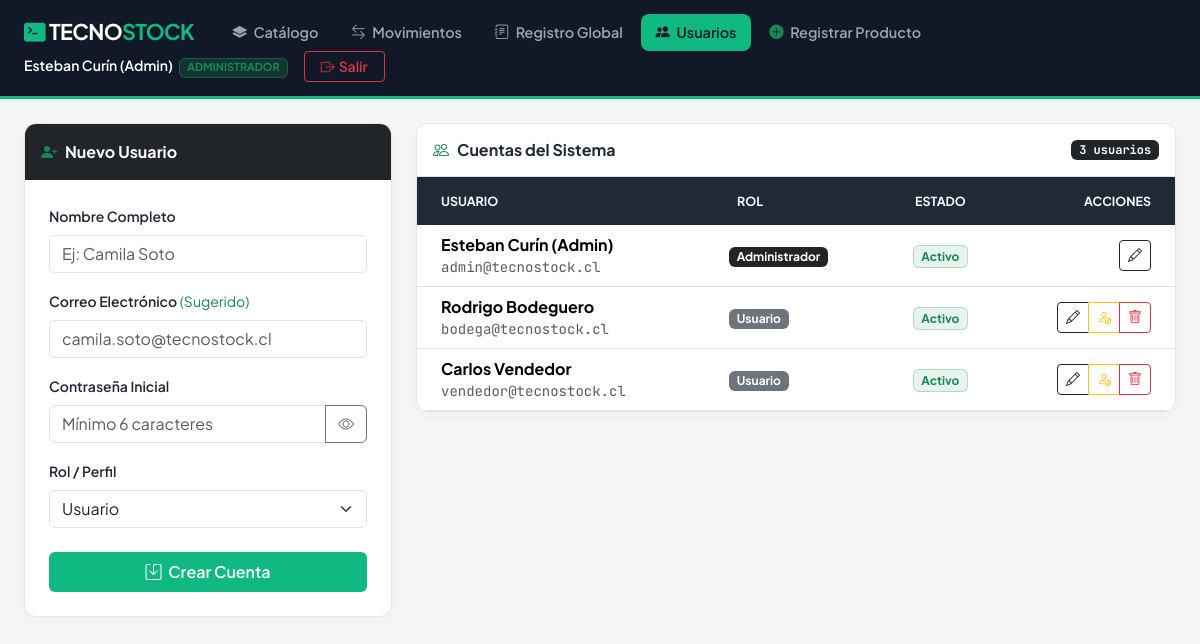
The app's page /usuarios.php (signed in), older data.
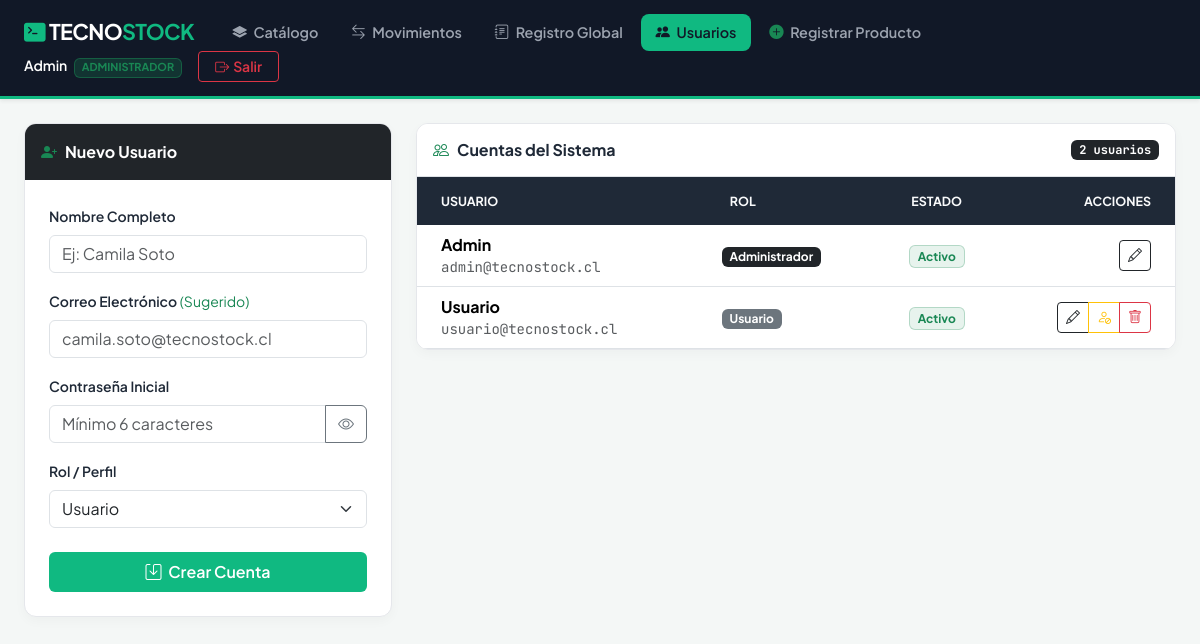
The same page, newer data.
### tables this page shows
CREATE TABLE usuario (
    id_usuario INT AUTO_INCREMENT PRIMARY KEY,
    nombre VARCHAR(100) NOT NULL,
    correo VARCHAR(120) NOT NULL UNIQUE,
    clave VARCHAR(255) NOT NULL,
    rol TINYINT(1) NOT NULL DEFAULT 2 CHECK (rol IN (1, 2)),
    estado TINYINT(1) NOT NULL DEFAULT 1
);

### config/auth.php (called while the page is built, shortened)
<?php
function obtenerNombreRol(int $rol): string {
    return $rol === 1 ? 'Administrador' : 'Usuario';
}

### usuarios.php (the view, shortened to what the changed rows need)
<?php
require_once 'config/conexion.php';
require_once 'config/auth.php';
$idAdminActual = (int)$_SESSION['id_usuario'];
$nombreUsuario = $_SESSION['nombre'];
$usuarios = $pdo->query("SELECT * FROM usuario ORDER BY id_usuario ASC")->fetchAll();
?>
<!DOCTYPE html>
<html lang="es">
<head>
    <link href="https://cdn.jsdelivr.net/npm/bootstrap@5.3.3/dist/css/bootstrap.min.css" rel="stylesheet">
    <link href="https://cdn.jsdelivr.net/npm/bootstrap-icons@1.11.3/font/bootstrap-icons.min.css" rel="stylesheet">
</head>
<body>
<header class="top-header sticky-top shadow-sm">
    <div class="container-fluid px-4 d-flex flex-wrap align-items-center justify-content-between">
        <div class="d-flex align-items-center gap-3">
            <span class="text-white small fw-semibold d-none d-md-inline">
                <?= htmlspecialchars($nombreUsuario) ?>
                <span class="badge bg-success bg-opacity-25 text-success border border-success border-opacity-50 ms-1" style="font-size: 0.68rem;">
                </span>
            </span>
            <a href="logout.php" class="btn btn-sm btn-outline-danger px-3 fw-semibold"><i class="bi bi-box-arrow-right me-1"></i>Salir</a>
        </div>
    </div>
</header>
<main class="container-fluid px-4 py-4" style="max-width: 1300px;">
    <div class="row g-4">
        <div class="col-lg-8">
            <div class="panel-card">
                <div class="p-3 bg-white border-bottom d-flex justify-content-between align-items-center">
                    <h6 class="fw-bold mb-0"><i class="bi bi-people text-success me-2"></i>Cuentas del Sistema</h6>
                    <span class="badge bg-dark mono"><?= count($usuarios) ?> usuarios</span>
                </div>
                <div class="table-responsive">
                    <table class="table table-hover align-middle mb-0">
                        <thead>
                            <tr>
                                <th class="ps-4">Usuario</th>
                                <th>Rol</th>
                                <th class="text-center">Estado</th>
                                <th class="text-end pe-4">Acciones</th>
                            </tr>
                        </thead>
                        <tbody>
                            <?php foreach ($usuarios as $u): ?>
                                <?php $activo = ((int)$u['estado'] === 1); ?>
                                <tr class="<?= !$activo ? 'opacity-50 bg-light' : '' ?>">
                                    <td class="ps-4">
                                        <div class="fw-bold"><?= htmlspecialchars($u['nombre']) ?></div>
                                        <div class="text-muted small mono"><?= htmlspecialchars($u['correo']) ?></div>
                                    </td>
                                    <td>
                                        <span class="badge <?= (int)$u['rol'] === 1 ? 'bg-dark' : 'bg-secondary' ?>">
                                            <?= obtenerNombreRol((int)$u['rol']) ?>
                                        </span>
                                    </td>
                                    <td class="text-center">
                                        <?php if ($activo): ?>
                                            <span class="badge bg-success bg-opacity-10 text-success border border-success border-opacity-25">Activo</span>
                                        <?php else: ?>
                                            <span class="badge bg-secondary bg-opacity-10 text-secondary border">Deshabilitado</span>
                                        <?php endif; ?>
                                    </td>
                                    <td class="text-end pe-4">
                                        <div class="btn-group btn-group-sm">
                                            <button type="button" class="btn btn-outline-dark" title="Editar usuario"
                                                    onclick='abrirEditarUsuario(<?= json_encode([
                                                        "id" => $u["id_usuario"],
                                                        "nombre" => $u["nombre"],
                                                        "correo" => $u["correo"],
                                                        "rol" => (int)$u["rol"]
                                                    ], JSON_HEX_APOS | JSON_HEX_QUOT) ?>)'>
                                                <i class="bi bi-pencil"></i>
                                            </button>
                                            <?php if ((int)$u['id_usuario'] !== $idAdminActual): ?>
                                                <button type="button" class="btn <?= $activo ? 'btn-outline-warning' : 'btn-outline-success' ?>"
                                                        title="<?= $activo ? 'Deshabilitar' : 'Habilitar' ?>"
                                                        onclick="confirmarUsuario('estado', <?= $u['id_usuario'] ?>, '<?= htmlspecialchars(addslashes($u['nombre'])) ?>', <?= $activo ? 0 : 1 ?>)">
                                                    <i class="bi <?= $activo ? 'bi-person-slash' : 'bi-person-check' ?>"></i>
                                                </button>
                                                <button type="button" class="btn btn-outline-danger" title="Eliminar"
                                                        onclick="confirmarUsuario('eliminar', <?= $u['id_usuario'] ?>, '<?= htmlspecialchars(addslashes($u['nombre'])) ?>', 0)">
                                                    <i class="bi bi-trash"></i>
                                                </button>
                                            <?php endif; ?>
                                        </div>
                                    </td>
                                </tr>
                            <?php endforeach; ?>
                        </tbody>
                    </table>
                </div>
            </div>
        </div>
    </div>
</main>
</body>
</html>

Row changes from the older to the newer data that the page shows:
removed usuario: nombre "Carlos Vendedor", correo "vendedor@tecnostock.cl", rol "Usuario", estado "Activo"
changed usuario "admin@tecnostock.cl": nombre "Esteban Curín (Admin)" → "Admin"
changed usuario "Usuario": nombre "Rodrigo Bodeguero" → "Usuario"; correo "bodega@tecnostock.cl" → "usuario@tecnostock.cl"
Text that changed along with them:
$nombreUsuario: "Esteban Curín (Admin)" → "Admin"
count($usuarios): "3" → "2"
